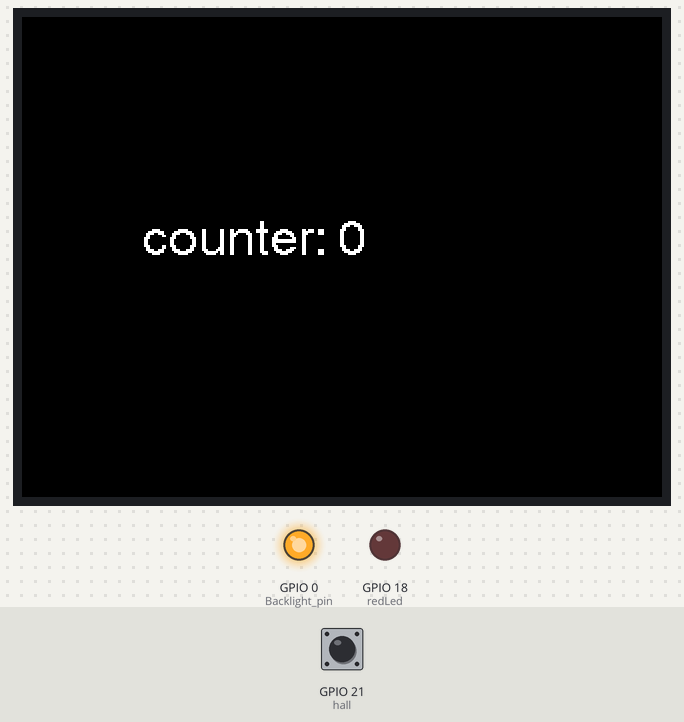
The sketch below on a simulated ESP32. Parts: 320×240 colour display, output pins drawn as LEDs (lit = HIGH). Dashed ring = blinking. Inputs (shaded band) come from the test bench; at power-on: GPIO 21 (hall) HIGH.

Above: at 1.4 s.
1.5 s: GPIO 21 (hall) pulsed LOW 5 times (0.12 s each, 0.3 s apart)
At 1.8 s:
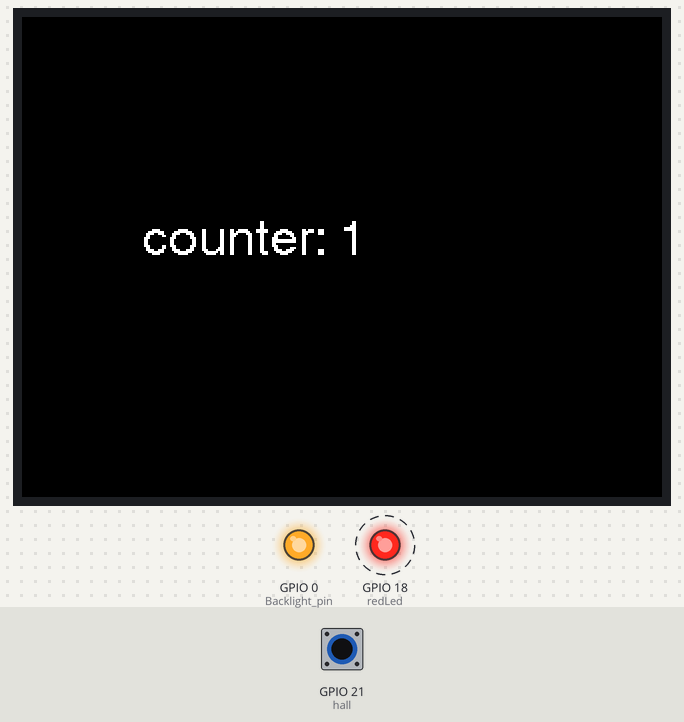
At 2.7 s:
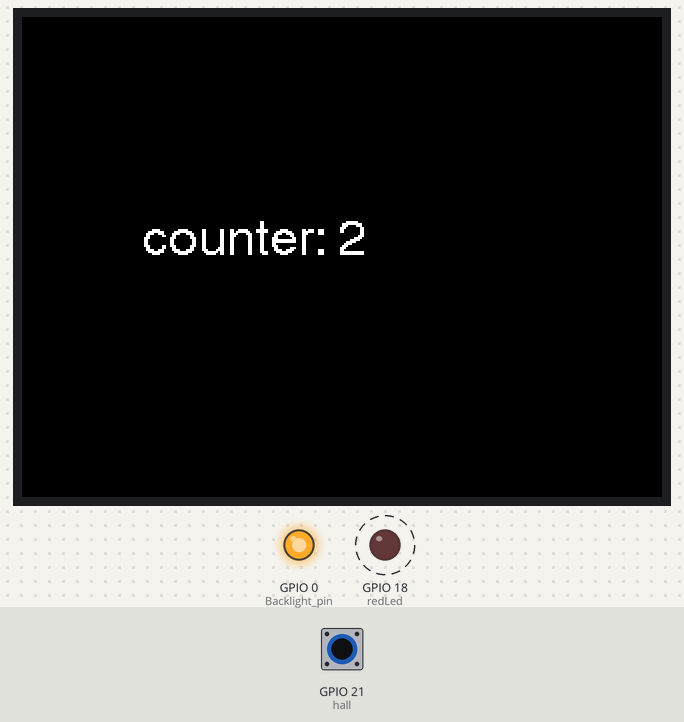
Timing chart, 0 to 4.6 s (numbered marks = the images above; inputs shaded):
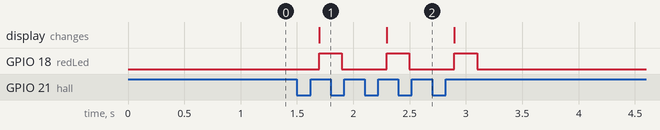

Measured:
- after the input at 1.5 s, GPIO 18 (redLed): alternates HIGH for 0.20 s and LOW for 0.40 s, 6 changes in all, then stays LOW, starting after 0.20 s; the display: changes after 0.20 s (image 1)

The sketch:

20._Hall_Counter.ino
```cpp
/*
  =========================================================
   Arduino + TFT Display + Hall Sensor Counter System
   Library Used:
     - LovyanGFX.hpp
  =========================================================

  FUNCTION:
  ---------------------------------------------------------
  - Detects magnetic field using Hall sensor
  - Increments counter when magnet is detected
  - Displays count on TFT screen
  - LED blinks on each detection

  APPLICATION:
  ---------------------------------------------------------
  Object Counter / Rotation Counter / Magnetic Detection
*/

#include <LovyanGFX.hpp>          // TFT display control library

// ==========================
// CUSTOM LGFX DISPLAY CLASS
// ==========================
class LGFX : public lgfx::LGFX_Device {

  lgfx::Panel_ST7789 _panel_instance;   // ST7789 display driver
  lgfx::Bus_SPI _bus_instance;          // SPI communication bus
  lgfx::Touch_FT5x06 _touch_instance;   // Touch controller

public:
  LGFX(void) {

    // ==========================
    // SPI CONFIGURATION
    // ==========================
    auto cfg = _bus_instance.config();
    cfg.spi_host = 0;
    cfg.spi_mode = 0;
    cfg.freq_write = 80000000;          // Write speed (80 MHz)
    cfg.freq_read = 16000000;           // Read speed (16 MHz)
    cfg.pin_sclk = 6;
    cfg.pin_mosi = 7;
    cfg.pin_miso = -1;                  // Not used
    cfg.pin_dc = 16;
    _bus_instance.config(cfg);
    _panel_instance.setBus(&_bus_instance);

    // ==========================
    // DISPLAY PANEL CONFIG
    // ==========================
    auto panel_cfg = _panel_instance.config();
    panel_cfg.pin_cs = 17;
    panel_cfg.pin_rst = -1;
    panel_cfg.pin_busy = -1;
    panel_cfg.memory_width = 240;
    panel_cfg.memory_height = 320;
    panel_cfg.panel_width = 240;
    panel_cfg.panel_height = 320;
    panel_cfg.offset_x = 0;
    panel_cfg.offset_y = 0;
    panel_cfg.offset_rotation = 1;
    panel_cfg.dummy_read_pixel = 8;
    panel_cfg.dummy_read_bits = 1;
    panel_cfg.readable = false;
    panel_cfg.invert = true;
    panel_cfg.rgb_order = false;
    panel_cfg.dlen_16bit = false;
    panel_cfg.bus_shared = false;
    _panel_instance.config(panel_cfg);

    // ==========================
    // TOUCH CONFIGURATION
    // ==========================
    auto touch_cfg = _touch_instance.config();
    touch_cfg.x_min = 0;
    touch_cfg.x_max = 239;
    touch_cfg.y_min = 0;
    touch_cfg.y_max = 319;
    touch_cfg.pin_int = 25;
    touch_cfg.pin_rst = 24;
    touch_cfg.bus_shared = false;
    touch_cfg.offset_rotation = 0;
    touch_cfg.i2c_port = 0;
    touch_cfg.i2c_addr = 0x38;
    touch_cfg.pin_sda = 4;
    touch_cfg.pin_scl = 5;
    touch_cfg.freq = 400000;
    _touch_instance.config(touch_cfg);
    _panel_instance.setTouch(&_touch_instance);

    setPanel(&_panel_instance);         // Finalize display setup
  }
};

LGFX gfx;                               // Display object

// ==========================
// PIN DEFINITIONS
// ==========================
const int hall = 21;        // Hall sensor input pin
const int redLed = 18;      // Red LED output pin

int count = 0;              // Counter variable

// ==========================
// DISPLAY FUNCTION
// ==========================
void updateCounterDisplay(int count) {

  gfx.fillScreen(TFT_BLACK);        // Clear screen

  gfx.setCursor(60, 100, 4);        // Set cursor position (with font)
  gfx.setTextSize(1);               // Set text scaling
  gfx.setTextColor(TFT_WHITE);      // Set text color

  gfx.printf("counter: %d", count); // Display counter value
}

void setup() {

  Serial.begin(115200);             // Start serial communication

  // ==========================
  // DISPLAY INITIALIZATION
  // ==========================
  gfx.init();                       // Initialize display
  pinMode(0, OUTPUT);               // Backlight pin
  digitalWrite(0, HIGH);            // Turn ON backlight

  // ==========================
  // PIN MODES
  // ==========================
  pinMode(hall, INPUT);             // Hall sensor input
  pinMode(redLed, OUTPUT);          // LED output

  updateCounterDisplay(count);      // Show initial counter value
}

void loop() {

  delay(10);                        // Small delay for stability

  // ==========================
  // HALL SENSOR DETECTION
  // ==========================
  if (digitalRead(hall) == LOW) {   // Magnet detected (LOW signal)

    delay(50);                      // Debounce delay

    if (digitalRead(hall) == LOW) { // Confirm stable detection

      // --------------------------
      // WAIT FOR MAGNET TO LEAVE
      // --------------------------
      while (digitalRead(hall) == LOW); // Prevent multiple counts

      // --------------------------
      // UPDATE COUNTER
      // --------------------------
      count++;                      // Increment count
      updateCounterDisplay(count); // Update display

      // --------------------------
      // LED FEEDBACK
      // --------------------------
      digitalWrite(redLed, HIGH);   // LED ON
      delay(200);                  // Keep ON briefly
      digitalWrite(redLed, LOW);    // LED OFF
    }
  }
}
```
